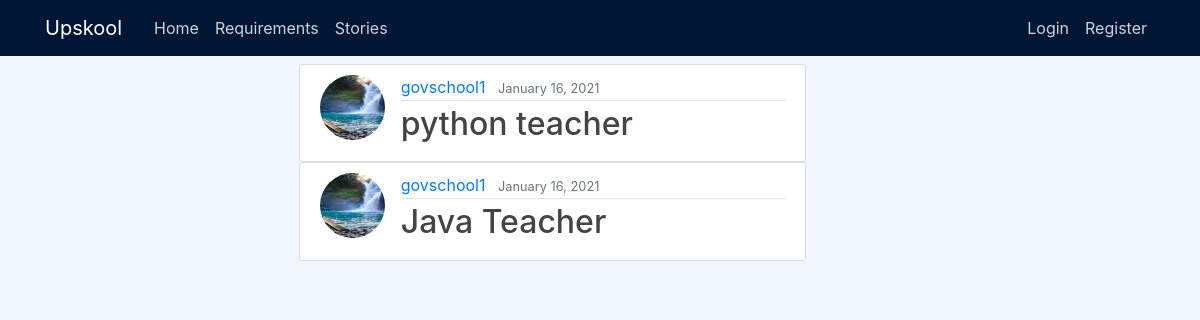
/user/govschool1, run on the app's committed database.
### users/models.py (models this page shows, shortened)
class Requirement(models.Model):
    title = models.CharField(max_length=100)
    content = models.TextField()
    date_posted = models.DateTimeField(default=timezone.now)
    author = models.ForeignKey(User, on_delete=models.CASCADE)

class Profile(models.Model):
    user = models.OneToOneField(User, on_delete=models.CASCADE)
    image = models.ImageField(default='default.jpg', upload_to='profile_pics')
    type = models.CharField(choices=PROFILE_TYPES, max_length=16)

### users/views.py (the view)
# urls.py: path('user/<str:username>', UserReqListView.as_view(), name='user_requirement'),
class UserReqListView(ListView):
    model = Requirement
    template_name = 'users/user_requirement.html'  # <app>/<model>_<viewtype>.html
    context_object_name = 'requirements'
    paginate_by = 5
    def get_queryset(self):
        user = get_object_or_404(User, username = self.kwargs.get('username'))
        return Requirement.objects.filter(author=user).order_by('-date_posted')

### users/templates/users/user_requirement.html (shortened to what this page needs)
{% extends "users/base.html" %}
{% block content %}
    <h1 class="mb-3">Requirements by {{ view.kwargs.username }} ({{ page_obj.paginator.count }})</h1>
{% for requirement in requirements %}
    <article class="media content-section">
    <img class="rounded-circle article-img" src="{{ requirement.author.profile.image.url }}">
    <div class="media-body">
        <div class="article-metadata">
        <a class="mr-2" href="{% url 'user_requirement' requirement.author.username %}">{{ requirement.author }}</a>
        <small class="text-muted">{{ requirement.date_posted|date:"F d, Y" }}</small>
        </div>
        <h2><a class="article-title" href="{% url 'req-detail' requirement.id %}">{{ requirement.title }}</a></h2>
    </div>
    </article>
{% endfor %}
{% endblock content %}

### users/static/users/main.css (style rules this page uses)
body { background: #f2f7ff; color: #333333; margin-top: 5rem; }
h1, h2, h3, h4, h5, h6 { color: #444444; }
.content-section { margin: auto; width: 50%; background: #ffffff; padding: 10px 20px; border: 1px solid #dddddd; border-radius: 3px; }
.article-title { color: #444444; }
.article-img { height: 65px; width: 65px; margin-right: 16px; float: left; }
.article-metadata { padding-bottom: 1px; margin-bottom: 4px; border-bottom: 1px solid #e3e3e3 }

### users/static/users/style.css (style rules this page uses)
body { margin: 0; }

### data on the page
Requirement: author.profile.image (placeholder picture), author "govschool1", date_posted "January 16, 2021", title "python teacher"
Requirement: author.profile.image (placeholder picture), author "govschool1", date_posted "January 16, 2021", title "Java Teacher"
